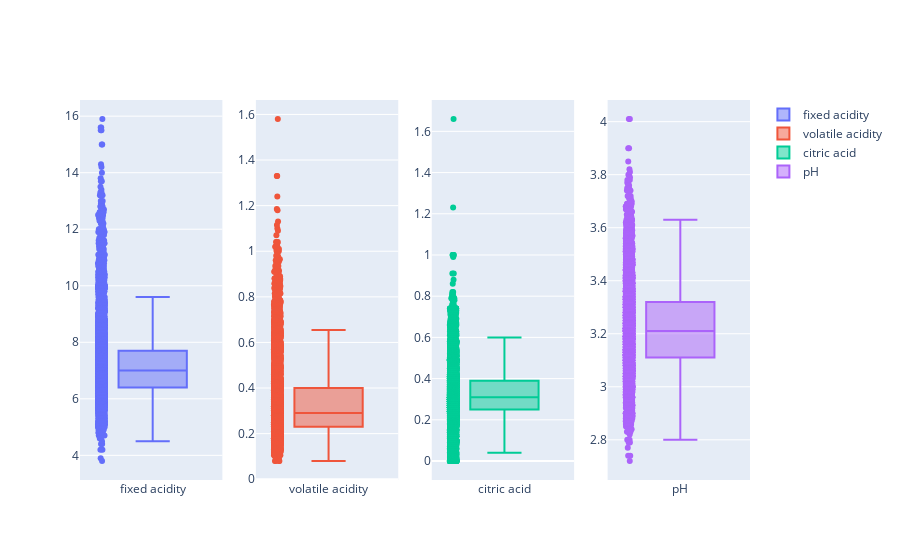

Notebook code cell kept with this figure:
### Code cell
vars = ['fixed acidity', 'volatile acidity', 'citric acid','pH']
fig = make_subplots(rows=1, cols=len(vars))
for i, var in enumerate(vars):
    fig.add_trace(
        go.Box(y=df_combined[var],
        name=var),
        row=1, col=i+1
    )

fig.update_traces(boxpoints='all', jitter=.1)

### Figure 1 — Plotly figure (JSON) as saved in the notebook; plotly's stock layout.template omitted (floating-point values rounded to 4 significant figures; data arrays with more than 128 entries replaced by an {"elided": "..."} marker saying what was removed)
{"data": [{"boxpoints": "all", "jitter": 0.1, "name": "fixed acidity", "type": "box", "xaxis": "x", "y": {"elided": "6497 float values"}, "yaxis": "y"}, {"boxpoints": "all", "jitter": 0.1, "name": "volatile acidity", "type": "box", "xaxis": "x2", "y": {"elided": "6497 float values"}, "yaxis": "y2"}, {"boxpoints": "all", "jitter": 0.1, "name": "citric acid", "type": "box", "xaxis": "x3", "y": {"elided": "6497 float values"}, "yaxis": "y3"}, {"boxpoints": "all", "jitter": 0.1, "name": "pH", "type": "box", "xaxis": "x4", "y": {"elided": "6497 float values"}, "yaxis": "y4"}], "layout": {"autosize": true, "xaxis": {"anchor": "y", "autorange": true, "domain": [0, 0.2125], "range": [-0.5152, 0.5], "type": "category"}, "xaxis2": {"anchor": "y2", "autorange": true, "domain": [0.2625, 0.475], "range": [-0.5152, 0.5], "type": "category"}, "xaxis3": {"anchor": "y3", "autorange": true, "domain": [0.525, 0.7375], "range": [-0.5152, 0.5], "type": "category"}, "xaxis4": {"anchor": "y4", "autorange": true, "domain": [0.7875, 1], "range": [-0.5152, 0.5], "type": "category"}, "yaxis": {"anchor": "x", "autorange": true, "domain": [0, 1], "range": [3.128, 16.57], "type": "linear"}, "yaxis2": {"anchor": "x2", "autorange": true, "domain": [0, 1], "range": [-0.003333, 1.663], "type": "linear"}, "yaxis3": {"anchor": "x3", "autorange": true, "domain": [0, 1], "range": [-0.09222, 1.752], "type": "linear"}, "yaxis4": {"anchor": "x4", "autorange": true, "domain": [0, 1], "range": [2.648, 4.082], "type": "linear"}}}
